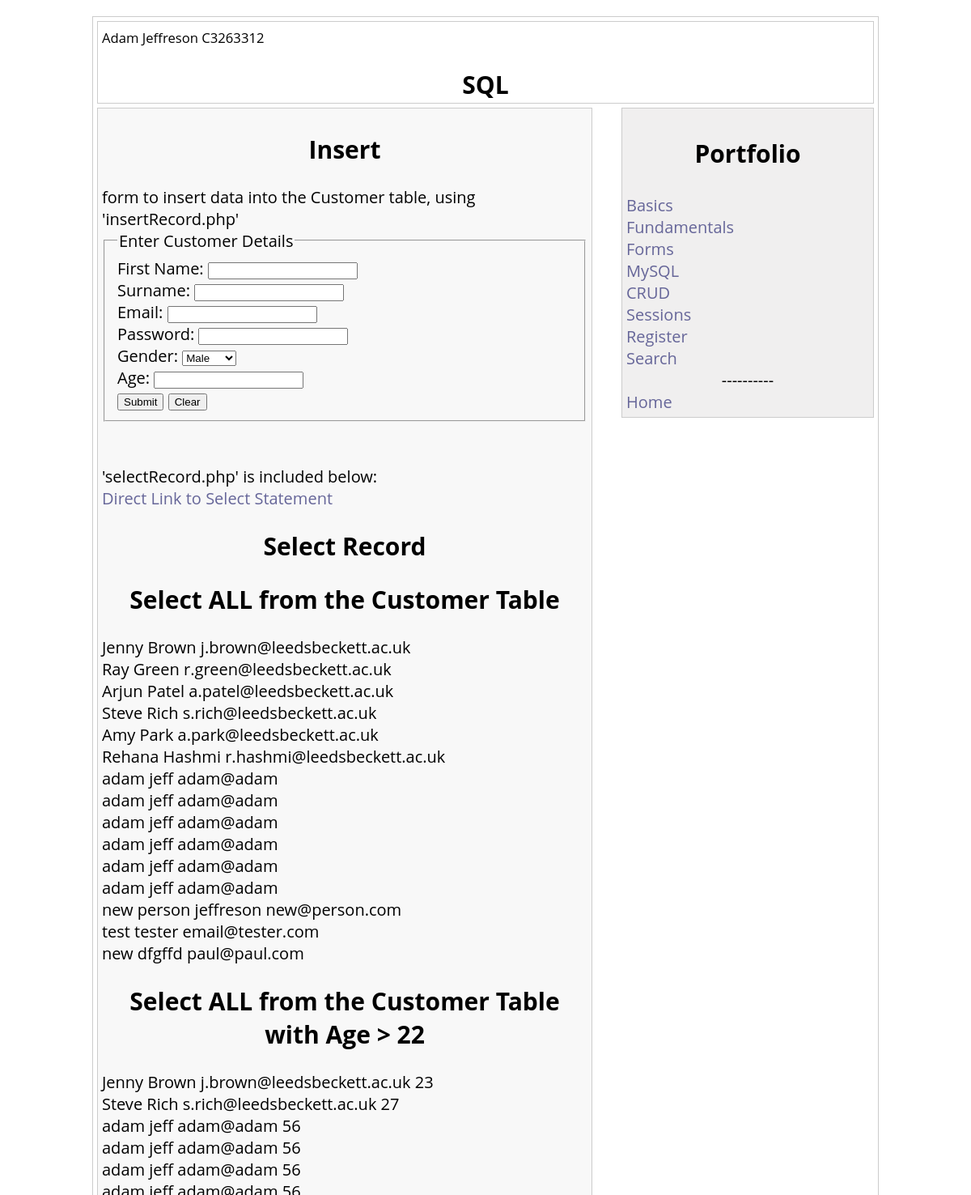
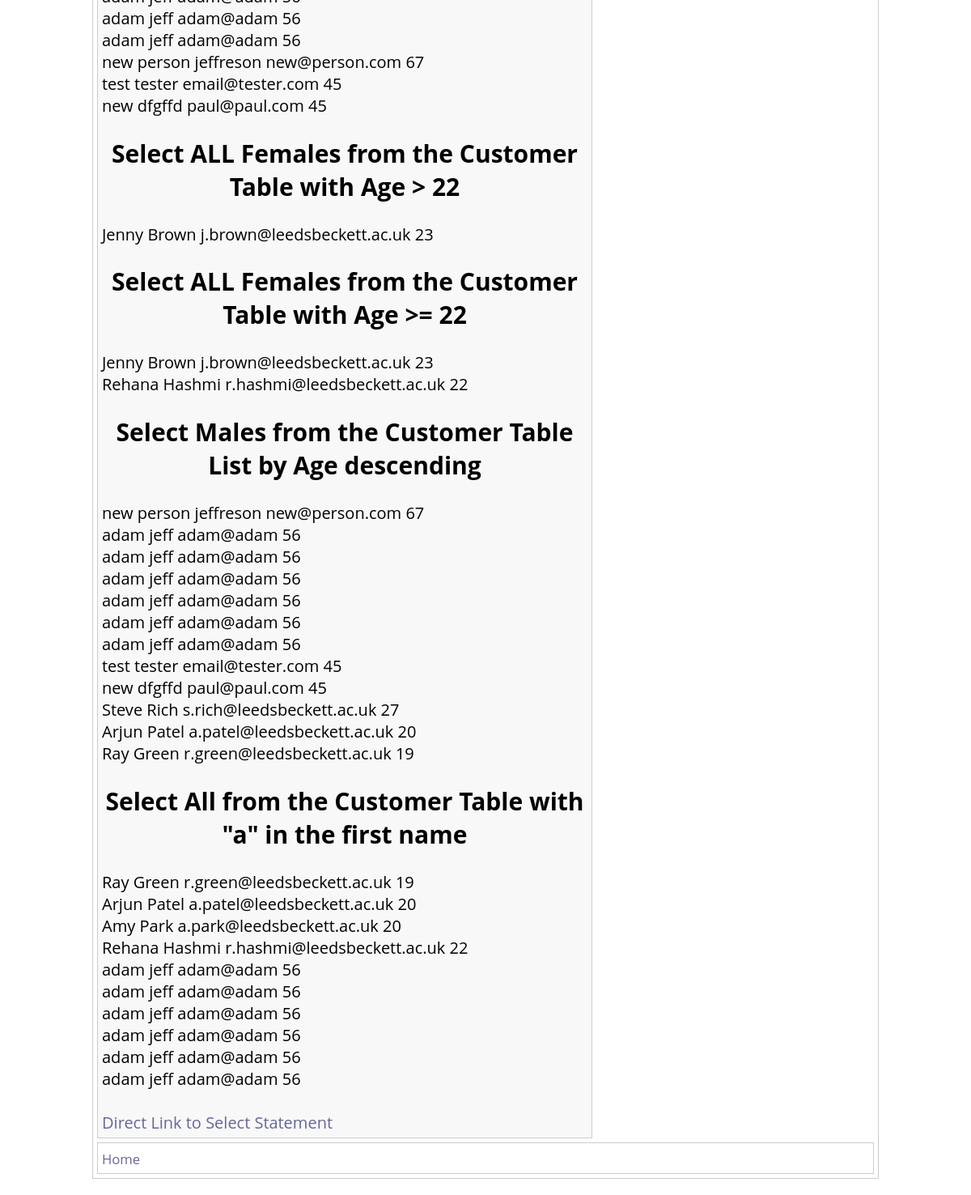
The page /wat2020/mysql/mysql.php on the database its author committed (2 pictures, top to bottom).
### tables this page shows
CREATE TABLE `Customer` (
  `CustomerID` int NOT NULL,
  `FirstName` varchar(20) NOT NULL,
  `LastName` varchar(20) NOT NULL,
  `Email` varchar(50) NOT NULL,
  `Password` varchar(256) NOT NULL,
  `Gender` varchar(1) NOT NULL,
  `Age` int NOT NULL
);

### wat2020/mysql/selectRecord.php (the view, shortened to what this page needs)
<!DOCTYPE html>
<html lang="en">
<link href="../CSS/response.css" rel="stylesheet"/>
<h1>Select Record</h1>
<?php
include 'connection.php';
echo '<h2>Select ALL from the Customer Table</h2>';
$query="SELECT * FROM Customer";
$result=mysqli_query($connection, $query);
while ($row=mysqli_fetch_assoc($result)){
echo $row['FirstName'].' '.$row['LastName'].' '.$row['Email'].'<br />';
}
echo '<h2>Select ALL from the Customer Table with Age > 22</h2>';
$query="SELECT * FROM Customer WHERE Age>'22'";
$result=mysqli_query($connection, $query);
while ($row=mysqli_fetch_assoc($result)){
    echo $row['FirstName'].' '.$row['LastName'].' '.$row['Email'].' '.$row['Age']."<br />";
    }
echo '<h2>Select ALL Females from the Customer Table with Age > 22</h2>';
$query="SELECT * FROM Customer WHERE Age>'22'AND Gender = 'F'";
$result=mysqli_query($connection, $query);
while ($row=mysqli_fetch_assoc($result)){
    echo $row['FirstName'].' '.$row['LastName'].' '.$row['Email'].' '.$row['Age']."<br />";
    }
echo '<h2>Select ALL Females from the Customer Table with Age >= 22</h2>';
$query="SELECT * FROM Customer WHERE Age>='22'AND Gender = 'F'";
$result=mysqli_query($connection, $query);
while ($row=mysqli_fetch_assoc($result)){
    echo $row['FirstName'].' '.$row['LastName'].' '.$row['Email'].' '.$row['Age']."<br />";
    }
echo '<h2>Select Males from the Customer Table List by Age descending</h2>';
$query="SELECT * FROM Customer WHERE Gender = 'M' ORDER BY Age DESC";
$result=mysqli_query($connection, $query);
while ($row=mysqli_fetch_assoc($result)){
    echo $row['FirstName'].' '.$row['LastName'].' '.$row['Email'].' '.$row['Age']."<br />";
    }
echo '<h2>Select All from the Customer Table with "a" in the first name</h2>';
$query="SELECT * FROM Customer WHERE FirstName LIKE '%a%'";
$result=mysqli_query($connection, $query);
while ($row=mysqli_fetch_assoc($result)){
    echo $row['FirstName'].' '.$row['LastName'].' '.$row['Email'].' '.$row['Age']."<br />";
    }
?>

### wat2020/mysql/mysql.php (shortened to what this page needs)
<!DOCTYPE html>
<html lang="en">
<head>
<link href="../CSS/response.css" rel="stylesheet"/>
</head>
<body>
<div id="pagewrap">
<section id="headersmall">
<small>Adam Jeffreson C3263312</small>
<h1>SQL</h1>
</section>
<section id="sidebar">
<center><h3>Portfolio</h3></center>
<a href="../basics/basics.php">Basics</a><br>
<a href="../fundamentals/fundamentals.php">Fundamentals</a><br>
<a href="../forms/forms.php">Forms</a><br>
<a href="../mysql/mysql.php">MySQL</a><br>
<a href="../crud/crud.php">CRUD</a><br>
<a href="../sessions/sessions.php">Sessions</a><br>
<a href="../register/register.php">Register</a><br>
<a href="../sortSearch/sortSearch.php">Search</a><br>
<center>----------</center>
<a href="../watIndex.html">Home</a><br>
</section>
<section id="content">
<h2> Insert </h2>
form to insert data into the Customer table, using 'insertRecord.php'<br>
<form method="post" action="insertRecord.php">
    <fieldset>
        <legend>Enter Customer Details</legend>
        <label for="firstName">First Name:</label>
        <input type="text" name="txtFName" /><br>
        <label for="surname">Surname:</label>
        <input type="text" name="txtSName" /><br>
        <label for="email">Email:</label>
        <input type="text" name="txtEmail" /><br>
        <label for="password">Password:</label>
        <input type ="text" name="txtPassword" /><br>
        <label for="gender">Gender:</label>
        <select name="selGender" id="gender">
            <option value="M">Male</option>
        </select><br>
        <label for="age">Age:</label>
        <input type="text" name="txtAge" /><br>
        <input type="submit" name="subCustomer" value="Submit"/>
        <input type="reset" value="Clear"/><br>
    </fieldset>
</form>
<br>
<br>
'selectRecord.php' is included below: <br>
<a href="selectRecord.php">Direct Link to Select Statement</a><br>
<?php
include 'selectRecord.php';
?>
<br>
<a href="selectRecord.php">Direct Link to Select Statement</a>
</section>
<br><br>
<footer>
<small> <a href="../watIndex.html">Home</a></small>
</footer>
</body>
</html>

### wat2020/CSS/response.css (style rules this page uses)
html { font-size: 20px; font-family: 'Open Sans', sans-serif; }
a { color: #669; text-decoration: none; }
h1 { font: bold 50px ; text-align: center; }
h2 { text-align:center; }
h3 { font-size:30px; }
#pagewrap { padding: 5px; width: 960px; margin: 20px auto; }
#headersmall { height: 90px; }
#content { width: 600px; float: left; }
#sidebar { width: 300px; float: right; }
footer { clear: both; }
#content { background: #f8f8f8; }
#sidebar { background: #f0efef; }
header, #headersmall, #content, #sidebar, nav { margin-bottom: 5px; }
#pagewrap, header, #headersmall, #content, #sidebar, footer, nav { border: solid 1px #ccc; padding: 5px; }

### rows shown on the page
customer: FirstName "Jenny", LastName "Brown", Email "j.brown@leedsbeckett.ac.uk", Age "23"
customer: FirstName "Ray", LastName "Green", Email "r.green@leedsbeckett.ac.uk", Age "19"
customer: FirstName "Arjun", LastName "Patel", Email "a.patel@leedsbeckett.ac.uk", Age "20"
customer: FirstName "Steve", LastName "Rich", Email "s.rich@leedsbeckett.ac.uk", Age "27"
customer: FirstName "Amy", LastName "Park", Email "a.park@leedsbeckett.ac.uk", Age "20"
customer: FirstName "Rehana", LastName "Hashmi", Email "r.hashmi@leedsbeckett.ac.uk", Age "22"
customer: FirstName "adam", LastName "jeff", Email "adam@adam", Age "56"
customer: FirstName "adam", LastName "jeff", Email "adam@adam", Age "56"
customer: FirstName "adam", LastName "jeff", Email "adam@adam", Age "56"
customer: FirstName "adam", LastName "jeff", Email "adam@adam", Age "56"
customer: FirstName "adam", LastName "jeff", Email "adam@adam", Age "56"
customer: FirstName "adam", LastName "jeff", Email "adam@adam", Age "56"
customer: FirstName "new person", LastName "jeffreson", Email "new@person.com", Age "67"
customer: FirstName "test", LastName "tester", Email "email@tester.com", Age "45"
customer: FirstName "new", LastName "dfgffd", Email "paul@paul.com", Age "45"
